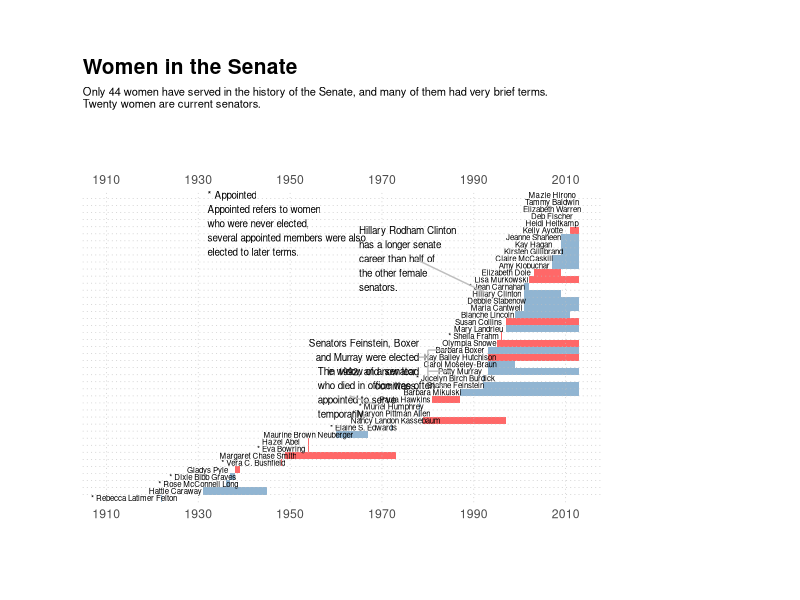

This chart was generated by the following R code:
## ---- chunk 1
knitr::opts_chunk$set(collapse = TRUE, message=FALSE, warning=FALSE)
## ---- chunk 2
library(dplyr)
library(ggplot2)
library(readr)

us_sen <- read_csv("./data/final_data_us_sen.csv")

female_sen_list <- c("Rebecca Latimer Felton","Hattie Caraway","Rose McConnell Long","Dixie Bibb Graves","Gladys Pyle","Vera C. Bushfield","Margaret Chase Smith","Eva Bowring","Hazel Abel","Maurine Brown Neuberger","Elaine S. Edwards","Nancy Landon Kassebaum","Maryon Pittman Allen","Muriel Humphrey","Paula Hawkins","Mikulski, BarbaraBarbara Mikulski","Feinstein, DianneDianne Feinstein","Jocelyn Birch Burdick","Murray, PattyPatty Murray","Carol Moseley-Braun","Kay Bailey Hutchison","Boxer, BarbaraBarbara Boxer","Olympia Snowe","Sheila Frahm","Mary Landrieu","Collins, SusanSusan Collins","Blanche Lincoln","Cantwell, MariaMaria Cantwell","Stabenow, DebbieDebbie Stabenow","Hillary Clinton","Jean Carnahan","Murkowski, LisaLisa Murkowski","Elizabeth Dole","Klobuchar, AmyAmy Klobuchar","McCaskill, ClaireClaire McCaskill","Gillibrand, KirstenKirsten Gillibrand","Kay Hagan","Shaheen, JeanneJeanne Shaheen","Ayotte, KellyKelly Ayotte","Heitkamp, HeidiHeidi Heitkamp","Fischer, DebDeb Fischer","Warren, ElizabethElizabeth Warren","Baldwin, TammyTammy Baldwin","Hirono, MazieMazie Hirono")
us_sen_femal <- dplyr::filter(us_sen, tolower(Senator) %in% tolower(female_sen_list))

# it seems that the table with current us senators have name duplicated while scraping
us_sen_femal$Senator <- ifelse(grepl(",",us_sen_femal$Senator),sub('.*,\\s*', '', us_sen_femal$Senator) %>% substr(.,nchar(gsub("([A-Za-z]+).*", "\\1",.))/2+1,nchar(us_sen_femal$Senator)),us_sen_femal$Senator)
us_sen_femal$Senator <- ifelse(us_sen_femal$Senator %in% c("Rebecca Latimer Felton","Rose McConnell Long","Dixie Bibb Graves","Vera C. Bushfield","Eva Bowring","Elaine S. Edwards","Maryon Pittman Allen","Muriel Humphrey","Jocelyn Birch Burdick","Sheila Frahm","Jean Carnahan"),paste0("* ",us_sen_femal$Senator),us_sen_femal$Senator)
us_sen_femal$Years <- ifelse(nchar(us_sen_femal$Years)<9,paste0(us_sen_femal$Years,"-",us_sen_femal$Years),ifelse(nchar(us_sen_femal$Years)>9,paste0(stringr::str_sub(us_sen_femal$Years,-4),"-","2013"),us_sen_femal$Years))

us_sen_femal <- us_sen_femal %>% mutate(start_year = as.numeric(as.character(substr(Years,1,4))),end_year = as.numeric(as.character(stringr::str_sub(Years,-4))),end_year = ifelse(end_year>=2013,2013,end_year), duration = ifelse(start_year==end_year,end_year - start_year + 1,end_year - start_year)) %>% select(-Years) 
us_sen_femal$duration <- ifelse(us_sen_femal$Senator %in% c("* Rebecca Latimer Felton","* Vera C. Bushfield","* Eva Bowring","Hazel Abel","* Elaine S. Edwards","* Maryon Pittman Allen","* Muriel Humphrey","* Jocelyn Birch Burdick","* Sheila Frahm","Heidi Heitkamp","Deb Fischer","Elizabeth Warren","Tammy Baldwin","Mazie Hirono"),0.2,us_sen_femal$duration)

us_sen_femal$Senator <- factor(us_sen_femal$Senator,levels = c("* Rebecca Latimer Felton","Hattie Caraway","* Rose McConnell Long","* Dixie Bibb Graves","Gladys Pyle","* Vera C. Bushfield","Margaret Chase Smith","* Eva Bowring","Hazel Abel","Maurine Brown Neuberger","* Elaine S. Edwards","Nancy Landon Kassebaum","* Maryon Pittman Allen","* Muriel Humphrey","Paula Hawkins","Barbara Mikulski","Dianne Feinstein","* Jocelyn Birch Burdick","Patty Murray","Carol Moseley-Braun","Kay Bailey Hutchison","Barbara Boxer","Olympia Snowe","* Sheila Frahm","Mary Landrieu","Susan Collins","Blanche Lincoln","Maria Cantwell","Debbie Stabenow","Hillary Clinton","* Jean Carnahan","Lisa Murkowski","Elizabeth Dole","Amy Klobuchar","Claire McCaskill","Kirsten Gillibrand","Kay Hagan","Jeanne Shaheen","Kelly Ayotte","Heidi Heitkamp","Deb Fischer","Elizabeth Warren","Tammy Baldwin","Mazie Hirono")) # in order of their being appointed/selected.

## ---- chunk 3
ggplot(us_sen_femal) +     # the data frame
  geom_tile(aes(x=ifelse(start_year==2013,2013-0.1,start_year+duration/2),y=Senator,width=duration,fill=Party)) + # for floating bars of common height
  scale_fill_manual(values=c("#91B5D2","#FF6868")) + # colors as per nyt chart
  theme_bw() + # set theme to bw
  theme(
    panel.grid.minor.x = element_blank(),
    panel.grid.major.x = element_blank(),
    panel.grid.minor.y = element_blank(),
    panel.grid.major.y= element_blank(),
    panel.border = element_blank(),
    axis.text.y = element_blank(),
    axis.ticks = element_blank(),
    plot.title = element_text(face="bold", size = 15),
    plot.subtitle = element_text(size = 8, margin=margin(0,0,30,0)),
    plot.margin=unit(c(1.5,5,1.5,1.5),"cm"),
    legend.position="none"
  ) + # styling
  geom_text(aes(x=start_year-6,y=Senator,label=Senator),size=2) + # senator name alongside bars
  xlab("") + ylab("") + # no x and y labels
  labs(title = "Women in the Senate", subtitle = "Only 44 women have served in the history of the Senate, and many of them had very brief terms.\nTwenty women are current senators.") +
  scale_x_continuous(breaks = seq(1910,2010,20), sec.axis = dup_axis()) + # place years on top x axis as well
  geom_vline(xintercept=seq(1910,2010,20),linetype="dotted",size=0.2,color="grey") + # vertical dotted lines
  geom_hline(yintercept=seq(1.5,43.5,1),linetype="dotted",size=0.2,color="grey") + # horizontal dotted lines
  annotate("text", label = "* Appointed\nAppointed refers to women\nwho were never elected,\nseveral appointed members were also\nelected to later terms.", x = 1932, y = 40, size = 2.5, colour = "black",hjust = 0) + # annotation 1
  annotate("text", label = "Hillary Rodham Clinton\nhas a longer senate\ncareer than half of\nthe other female\nsenators.", x = 1965, y = 35, size = 2.5, colour = "black",hjust=0) + 
  geom_segment(aes(x = x1, y = y1, xend = x2, yend = y2), data = data.frame(x1=1977, x2=1993, y1=35, y2=30), color = "grey") + #annotation 2
  annotate("text", label = "Senators Feinstein, Boxer\nand Murray were elected\nin 1992, and now lead\ncomittees.", x = 1978, y = 20, size = 2.5, colour = "black",hjust=1) + geom_segment(aes(x = x1, y = y1, xend = x2, yend = y2), data = data.frame(x1=rep(1980,5),x2=c(1985,1978,1985,1984,1980),y1=c(22,21,19,17,22),y2=c(22,21,19,17,17)),color = "grey") + #annotation 3
  annotate("text", label = "The widow of a senator\nwho died in office was often\nappointed to serve\ntemporarily.", x = 1956, y = 16, size = 2.5, colour = "black",hjust=0) + geom_segment(aes(x = x1, y = y1, xend = x2, yend = y2), data = data.frame(x1=1963,x2=1970,y1=15.5,y2=14),color = "grey") #annotation 4
